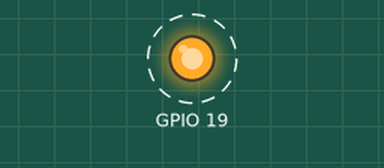
The sketch below on a simulated ESP32. Parts: output pins drawn as LEDs (lit = HIGH). Dashed ring = blinking.

Above: at 0.2 s.
Timing chart, 0 to 3.0 s (numbered marks = the images above):
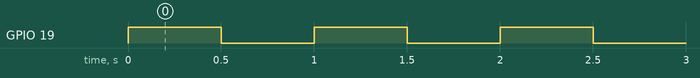

The sketch:

blinkESP32.ino
```cpp
void setup() {
pinMode(19,OUTPUT);
digitalWrite(19,LOW);
}

void loop() {
digitalWrite(19,HIGH);
delay(500);
digitalWrite(19,LOW);
delay(500);
}
```

Measured:
- by itself, GPIO 19: alternates HIGH for 0.50 s and LOW for 0.50 s
